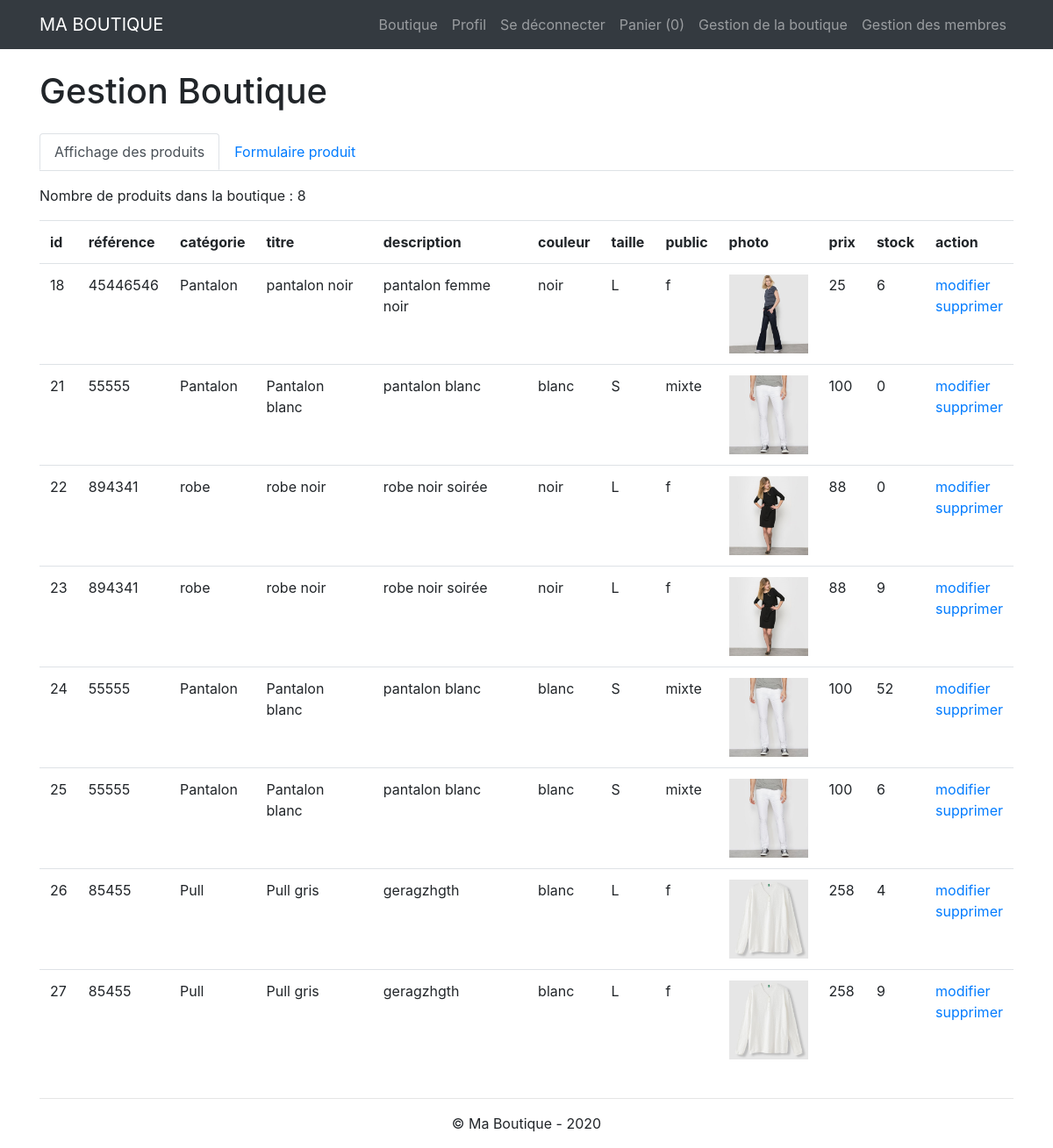
Screenshot of /admin/gestion_boutique.php (signed in) with the database file from the repository.
### tables this page shows
CREATE TABLE `produit` (
  `id_produit` int(3) NOT NULL,
  `reference` varchar(20) NOT NULL,
  `categorie` varchar(20) NOT NULL,
  `titre` varchar(100) NOT NULL,
  `description` text NOT NULL,
  `couleur` varchar(20) NOT NULL,
  `taille` varchar(5) NOT NULL,
  `public` enum('m','f','mixte') NOT NULL,
  `photo` varchar(250) NOT NULL,
  `prix` float NOT NULL,
  `stock` int(3) NOT NULL
);

### inc/functions.php (called while the page is built, shortened)
<?php
function estConnecte(){
    if(isset($_SESSION['membre'])){
        return true;
    } else {
        return false;
    }
}
function estAdmin(){
    if(estConnecte() && $_SESSION['membre']['statut'] == 1){
        return true;
    }else{
        return false;
    }
}
function executeRequete($requete, $param = array()){
    global $pdo;
    $resultat = $pdo->prepare($requete);
    $succes = $resultat->execute($param);
    if($succes){
        return $resultat;
    }else{
        return false;
    }
}
function CalcItemNumber(){
   return '0';
}

### inc/init.php (called while the page is built, shortened)
<?php
$pdo = new PDO('mysql:host=localhost;dbname=site',
                'root',
                'root',
                array(
                    PDO::ATTR_ERRMODE => PDO::ERRMODE_WARNING,
                    PDO::MYSQL_ATTR_INIT_COMMAND => 'SET NAMES utf8'
                ));
$contenu = '';
require_once 'functions.php';

### admin/gestion_boutique.php (the view, shortened to what this page needs)
<?php
require_once '../inc/init.php';
$resultat = executeRequete("SELECT * FROM produit");
$contenu .= '<p class="mt-3">Nombre de produits dans la boutique : ' . $resultat->rowCount() . '</p>';
$contenu .= '<div class="table-responsive">';
    $contenu .= '<table class="table">';
        $contenu .= '<tr>';
            $contenu .= '<th>id</th>';
            $contenu .= '<th>référence</th>';
            $contenu .= '<th>catégorie</th>';
            $contenu .= '<th>titre</th>';
            $contenu .= '<th>description</th>';
            $contenu .= '<th>couleur</th>';
            $contenu .= '<th>taille</th>';
            $contenu .= '<th>public</th>';
            $contenu .= '<th>photo</th>';
            $contenu .= '<th>prix</th>';
            $contenu .= '<th>stock</th>';
            $contenu .= '<th>action</th>';
        $contenu .= '</tr>';
    while ($produit = $resultat->fetch(PDO::FETCH_ASSOC)){
        $contenu .= '<tr>';
            foreach($produit as $indice => $information){
                if($indice == 'photo'){
                    $contenu .= '<td><img src="../'.$information.'" style="width:90px"></img></td>';
                }else{
                    $contenu .= '<td>' . $information .'</td>';
                }
            }
        $contenu .= '<td>';
            $contenu .= '<div><a href="formulaire_produit.php?id_produit='.$produit['id_produit'].'">modifier</a></div>';
            $contenu .= '<div><a href="?id_produit='.$produit['id_produit'].'" onclick="return(confirm(\'Etes-vous certain de supprimer ce produit ?\'))">supprimer</a></div>';
            $contenu .= '</td>';
        $contenu .= '</tr>';
    }
    $contenu .= '</table>';
$contenu .= '</div>';
require_once '../inc/header.php';
?>
<h1 class="mt-4 mb-4">Gestion Boutique</h1>
<ul class="nav nav-tabs">
<li><a href="gestion_boutique.php" class="nav-link active">Affichage des produits</a></li>
<li><a href="formulaire_produit.php" class="nav-link">Formulaire produit</a></li>
</ul>
<?php
echo $contenu;
require_once '../inc/footer.php';

### inc/header.php (shortened to what this page needs)
<!doctype html>
<html lang="fr">
<head>
  <link rel="stylesheet" href="https://stackpath.bootstrapcdn.com/bootstrap/4.3.1/css/bootstrap.min.css"
>
</head>
<body>
  <header>
    <nav class="navbar navbar-expand-lg navbar-dark bg-dark">
      <div class="container">
        <a href="<?php echo RACINE_SITE . 'index.php'; ?>" class="navbar-brand">MA BOUTIQUE</a>
        <div class="collapse navbar-collapse" id="nav1">
          <ul class="navbar-nav ml-auto">
            <?php
                  echo '<li><a class="nav-link" href="'.RACINE_SITE.'index.php">Boutique</a></li>';
                  if(estConnecte()){
                    echo '<li><a class="nav-link" href="'.RACINE_SITE.'profil.php">Profil</a></li>';
                    echo '<li><a class="nav-link" href="'.RACINE_SITE.'connexion.php?action=deconnexion">Se déconnecter</a></li>';
                  }else{
                    echo '<li><a class="nav-link" href="'.RACINE_SITE.'inscription.php">Inscription</a></li>';
                    echo '<li><a class="nav-link" href="'.RACINE_SITE.'connexion.php">Connexion</a></li>';
                  }
                  echo '<li><a class="nav-link" href="'.RACINE_SITE.'panier.php">Panier ('.calcItemNumber().')</a></li>';
                  if(estAdmin()){
                    echo '<li><a class="nav-link" href="'.RACINE_SITE.'admin/gestion_boutique.php">Gestion de la boutique</a></li>';
                    echo '<li><a class="nav-link" href="'.RACINE_SITE.'admin/gestion_membres.php">Gestion des membres</a></li>';
                  }
            ?>
          </ul>
        </div>
      </div>
    </nav>
  </header>
  <div class="container" style="min-height: 80vh">
    <div class="row">
      <div class="col-12">

### inc/footer.php
</div>
    </div>
        </div>
<footer>
    <div class="container">
        <hr>
        <div class="row text-center">
            <div class="col">
                <p>&copy; Ma Boutique - 2020</p>
            </div>
        </div>
    </div>
</footer>
</body>
</html>

### rows the page displays
produit: id_produit "18", reference "45446546", categorie "Pantalon", titre "pantalon noir", description "pantalon femme noir", couleur "noir", taille "L", public "f", photo (picture), prix "25", stock "6"
produit: id_produit "21", reference "55555", categorie "Pantalon", titre "Pantalon blanc", description "pantalon blanc", couleur "blanc", taille "S", public "mixte", photo (picture), prix "100", stock "0"
produit: id_produit "22", reference "894341", categorie "robe", titre "robe noir", description "robe noir soirée", couleur "noir", taille "L", public "f", photo (picture), prix "88", stock "0"
produit: id_produit "23", reference "894341", categorie "robe", titre "robe noir", description "robe noir soirée", couleur "noir", taille "L", public "f", photo (picture), prix "88", stock "9"
produit: id_produit "24", reference "55555", categorie "Pantalon", titre "Pantalon blanc", description "pantalon blanc", couleur "blanc", taille "S", public "mixte", photo (picture), prix "100", stock "52"
produit: id_produit "25", reference "55555", categorie "Pantalon", titre "Pantalon blanc", description "pantalon blanc", couleur "blanc", taille "S", public "mixte", photo (picture), prix "100", stock "6"
produit: id_produit "26", reference "85455", categorie "Pull", titre "Pull gris", description "geragzhgth", couleur "blanc", taille "L", public "f", photo (picture), prix "258", stock "4"
produit: id_produit "27", reference "85455", categorie "Pull", titre "Pull gris", description "geragzhgth", couleur "blanc", taille "L", public "f", photo (picture), prix "258", stock "9"

### other values shown
calcItemNumber() "0"
$resultat->rowCount() "8"
